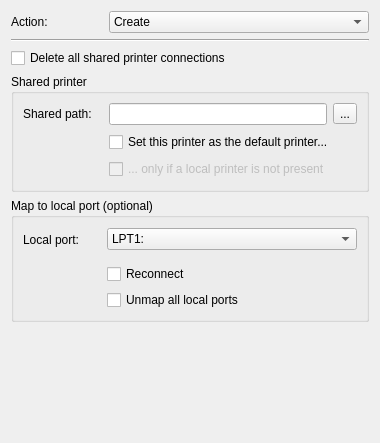
<?xml version="1.0" encoding="UTF-8"?>
<ui version="4.0">
 <class>SharedWidget</class>
 <widget class="QWidget" name="SharedWidget">
  <property name="geometry">
   <rect>
    <x>0</x>
    <y>0</y>
    <width>380</width>
    <height>443</height>
   </rect>
  </property>
  <property name="sizePolicy">
   <sizepolicy hsizetype="Preferred" vsizetype="Preferred">
    <horstretch>38</horstretch>
    <verstretch>44</verstretch>
   </sizepolicy>
  </property>
  <property name="windowTitle">
   <string>Form</string>
  </property>
  <layout class="QGridLayout" name="gridLayout_3">
   <item row="0" column="0">
    <layout class="QHBoxLayout" name="horizontalLayout_4">
     <item>
      <widget class="QLabel" name="actionLabel">
       <property name="sizePolicy">
        <sizepolicy hsizetype="Fixed" vsizetype="Preferred">
         <horstretch>0</horstretch>
         <verstretch>0</verstretch>
        </sizepolicy>
       </property>
       <property name="minimumSize">
        <size>
         <width>92</width>
         <height>0</height>
        </size>
       </property>
       <property name="text">
        <string>Action:</string>
       </property>
       <property name="buddy">
        <cstring>actionComboBox</cstring>
       </property>
      </widget>
     </item>
     <item>
      <widget class="QComboBox" name="actionComboBox">
       <property name="currentText">
        <string>Create</string>
       </property>
       <item>
        <property name="text">
         <string>Create</string>
        </property>
       </item>
       <item>
        <property name="text">
         <string>Replace</string>
        </property>
       </item>
       <item>
        <property name="text">
         <string>Update</string>
        </property>
       </item>
       <item>
        <property name="text">
         <string>Delete</string>
        </property>
       </item>
      </widget>
     </item>
    </layout>
   </item>
   <item row="1" column="0">
    <widget class="Line" name="line">
     <property name="font">
      <font>
       <family>Sans Serif</family>
       <pointsize>9</pointsize>
      </font>
     </property>
     <property name="orientation">
      <enum>Qt::Horizontal</enum>
     </property>
    </widget>
   </item>
   <item row="2" column="0">
    <widget class="QCheckBox" name="deleteCheckBox">
     <property name="sizePolicy">
      <sizepolicy hsizetype="Preferred" vsizetype="Fixed">
       <horstretch>0</horstretch>
       <verstretch>0</verstretch>
      </sizepolicy>
     </property>
     <property name="text">
      <string>Delete all shared printer connections</string>
     </property>
    </widget>
   </item>
   <item row="3" column="0">
    <widget class="QGroupBox" name="sharedGroupBox">
     <property name="sizePolicy">
      <sizepolicy hsizetype="Preferred" vsizetype="Preferred">
       <horstretch>38</horstretch>
       <verstretch>0</verstretch>
      </sizepolicy>
     </property>
     <property name="focusPolicy">
      <enum>Qt::NoFocus</enum>
     </property>
     <property name="title">
      <string>Shared printer</string>
     </property>
     <layout class="QGridLayout" name="gridLayout_2">
      <item row="0" column="0">
       <widget class="QLabel" name="sharedPathLabel">
        <property name="sizePolicy">
         <sizepolicy hsizetype="Fixed" vsizetype="Preferred">
          <horstretch>0</horstretch>
          <verstretch>0</verstretch>
         </sizepolicy>
        </property>
        <property name="minimumSize">
         <size>
          <width>80</width>
          <height>0</height>
         </size>
        </property>
        <property name="text">
         <string>Shared path:</string>
        </property>
        <property name="buddy">
         <cstring>sharedPathLineEdit</cstring>
        </property>
       </widget>
      </item>
      <item row="0" column="1">
       <widget class="QLineEdit" name="sharedPathLineEdit">
        <property name="sizePolicy">
         <sizepolicy hsizetype="Expanding" vsizetype="Preferred">
          <horstretch>0</horstretch>
          <verstretch>0</verstretch>
         </sizepolicy>
        </property>
       </widget>
      </item>
      <item row="0" column="2">
       <widget class="QToolButton" name="sharedPathToolButton">
        <property name="text">
         <string>...</string>
        </property>
       </widget>
      </item>
      <item row="1" column="1" colspan="2">
       <widget class="QCheckBox" name="setPrinterCheckBox">
        <property name="sizePolicy">
         <sizepolicy hsizetype="Maximum" vsizetype="Fixed">
          <horstretch>0</horstretch>
          <verstretch>0</verstretch>
         </sizepolicy>
        </property>
        <property name="text">
         <string>Set this printer as the default printer...</string>
        </property>
       </widget>
      </item>
      <item row="2" column="1" colspan="2">
       <widget class="QCheckBox" name="onlyIfCheckBox">
        <property name="enabled">
         <bool>false</bool>
        </property>
        <property name="sizePolicy">
         <sizepolicy hsizetype="Maximum" vsizetype="Fixed">
          <horstretch>0</horstretch>
          <verstretch>0</verstretch>
         </sizepolicy>
        </property>
        <property name="text">
         <string>... only if a local printer is not present</string>
        </property>
       </widget>
      </item>
      <item row="1" column="0" rowspan="2">
       <spacer name="horizontalSpacer_2">
        <property name="orientation">
         <enum>Qt::Horizontal</enum>
        </property>
        <property name="sizeType">
         <enum>QSizePolicy::Fixed</enum>
        </property>
        <property name="sizeHint" stdset="0">
         <size>
          <width>75</width>
          <height>49</height>
         </size>
        </property>
       </spacer>
      </item>
     </layout>
    </widget>
   </item>
   <item row="4" column="0">
    <widget class="QGroupBox" name="mapGroupBox">
     <property name="title">
      <string>Map to local port (optional)</string>
     </property>
     <layout class="QGridLayout" name="gridLayout">
      <item row="0" column="0">
       <widget class="QLabel" name="localPortLabel">
        <property name="sizePolicy">
         <sizepolicy hsizetype="Expanding" vsizetype="Fixed">
          <horstretch>0</horstretch>
          <verstretch>0</verstretch>
         </sizepolicy>
        </property>
        <property name="minimumSize">
         <size>
          <width>50</width>
          <height>25</height>
         </size>
        </property>
        <property name="maximumSize">
         <size>
          <width>65</width>
          <height>16777215</height>
         </size>
        </property>
        <property name="text">
         <string>Local port:</string>
        </property>
        <property name="buddy">
         <cstring>localPortComboBox</cstring>
        </property>
       </widget>
      </item>
      <item row="0" column="1" colspan="2">
       <widget class="QComboBox" name="localPortComboBox">
        <item>
         <property name="text">
          <string>LPT1:</string>
         </property>
        </item>
        <item>
         <property name="text">
          <string>LPT2:</string>
         </property>
        </item>
        <item>
         <property name="text">
          <string>LPT3:</string>
         </property>
        </item>
        <item>
         <property name="text">
          <string>LPT4:</string>
         </property>
        </item>
       </widget>
      </item>
      <item row="3" column="1">
       <widget class="QCheckBox" name="unmapCheckBox">
        <property name="text">
         <string>Unmap all local ports</string>
        </property>
       </widget>
      </item>
      <item row="2" column="1">
       <widget class="QCheckBox" name="reconnectCheckBox">
        <property name="text">
         <string>Reconnect</string>
        </property>
       </widget>
      </item>
      <item row="1" column="0" rowspan="3">
       <spacer name="horizontalSpacer_3">
        <property name="orientation">
         <enum>Qt::Horizontal</enum>
        </property>
        <property name="sizeType">
         <enum>QSizePolicy::Fixed</enum>
        </property>
        <property name="sizeHint" stdset="0">
         <size>
          <width>78</width>
          <height>50</height>
         </size>
        </property>
       </spacer>
      </item>
     </layout>
    </widget>
   </item>
   <item row="5" column="0">
    <spacer name="verticalSpacer">
     <property name="orientation">
      <enum>Qt::Vertical</enum>
     </property>
     <property name="sizeHint" stdset="0">
      <size>
       <width>20</width>
       <height>40</height>
      </size>
     </property>
    </spacer>
   </item>
  </layout>
 </widget>
 <tabstops>
  <tabstop>actionComboBox</tabstop>
  <tabstop>deleteCheckBox</tabstop>
  <tabstop>sharedPathLineEdit</tabstop>
  <tabstop>sharedPathToolButton</tabstop>
  <tabstop>setPrinterCheckBox</tabstop>
  <tabstop>onlyIfCheckBox</tabstop>
  <tabstop>localPortComboBox</tabstop>
  <tabstop>reconnectCheckBox</tabstop>
  <tabstop>unmapCheckBox</tabstop>
 </tabstops>
 <resources/>
 <connections>
  <connection>
   <sender>setPrinterCheckBox</sender>
   <signal>toggled(bool)</signal>
   <receiver>onlyIfCheckBox</receiver>
   <slot>setEnabled(bool)</slot>
   <hints>
    <hint type="sourcelabel">
     <x>222</x>
     <y>154</y>
    </hint>
    <hint type="destinationlabel">
     <x>222</x>
     <y>183</y>
    </hint>
   </hints>
  </connection>
 </connections>
</ui>
